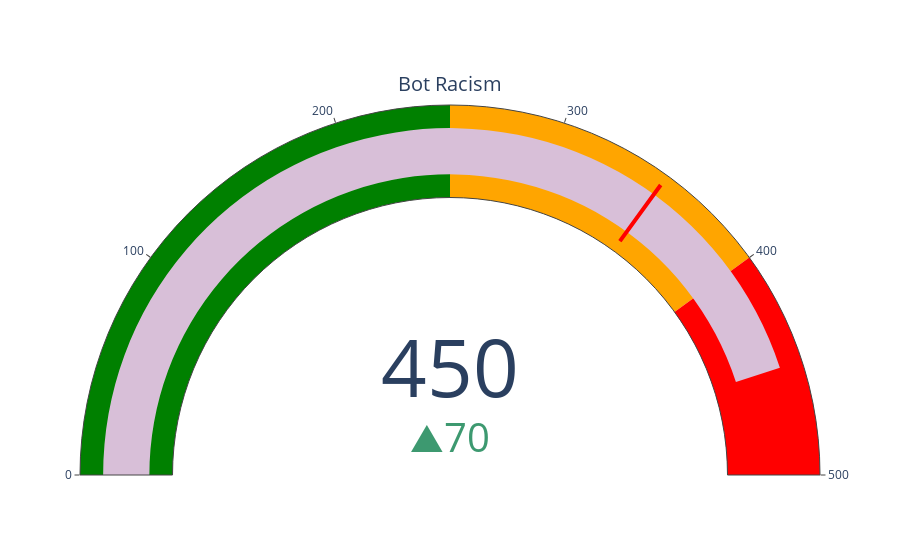

The notebook cell this image was saved under:
### Markdown cell above
# Introduction to MLOps


- What is MLOps?
- Traditional ML development VS MLOps driven ML development

### Code cell
import plotly.graph_objects as go

fig = go.Figure(go.Indicator(
    domain = {'x': [0, 1], 'y': [0, 1]},
    value = 450,
    mode = "gauge+number+delta",
    title = {'text': "Bot Racism"},
    delta = {'reference': 380},
    gauge = {'axis': {'range': [None, 500]},
            'bar': {'color': "thistle"},
             'steps' : [
                 {'range': [0, 250], 'color': "green"},
                 {'range': [250, 400], 'color': "orange"},
                 {'range': [400, 500], 'color': "red"}
                 ],
             'threshold' : {'line': {'color': "red", 'width': 4}, 'thickness': 0.75, 'value': 350}}))

fig.show()

### Figure 1 — Plotly figure (JSON) as saved in the notebook; plotly's stock layout.template omitted (floating-point values rounded to 4 significant figures)
{"data": [{"delta": {"reference": 380}, "domain": {"x": [0, 1], "y": [0, 1]}, "gauge": {"axis": {"range": [null, 500]}, "bar": {"color": "thistle"}, "steps": [{"color": "green", "range": [0, 250]}, {"color": "orange", "range": [250, 400]}, {"color": "red", "range": [400, 500]}], "threshold": {"line": {"color": "red", "width": 4}, "thickness": 0.75, "value": 350}}, "mode": "gauge+number+delta", "title": {"text": "Bot Racism"}, "type": "indicator", "value": 450}], "layout": {}}
